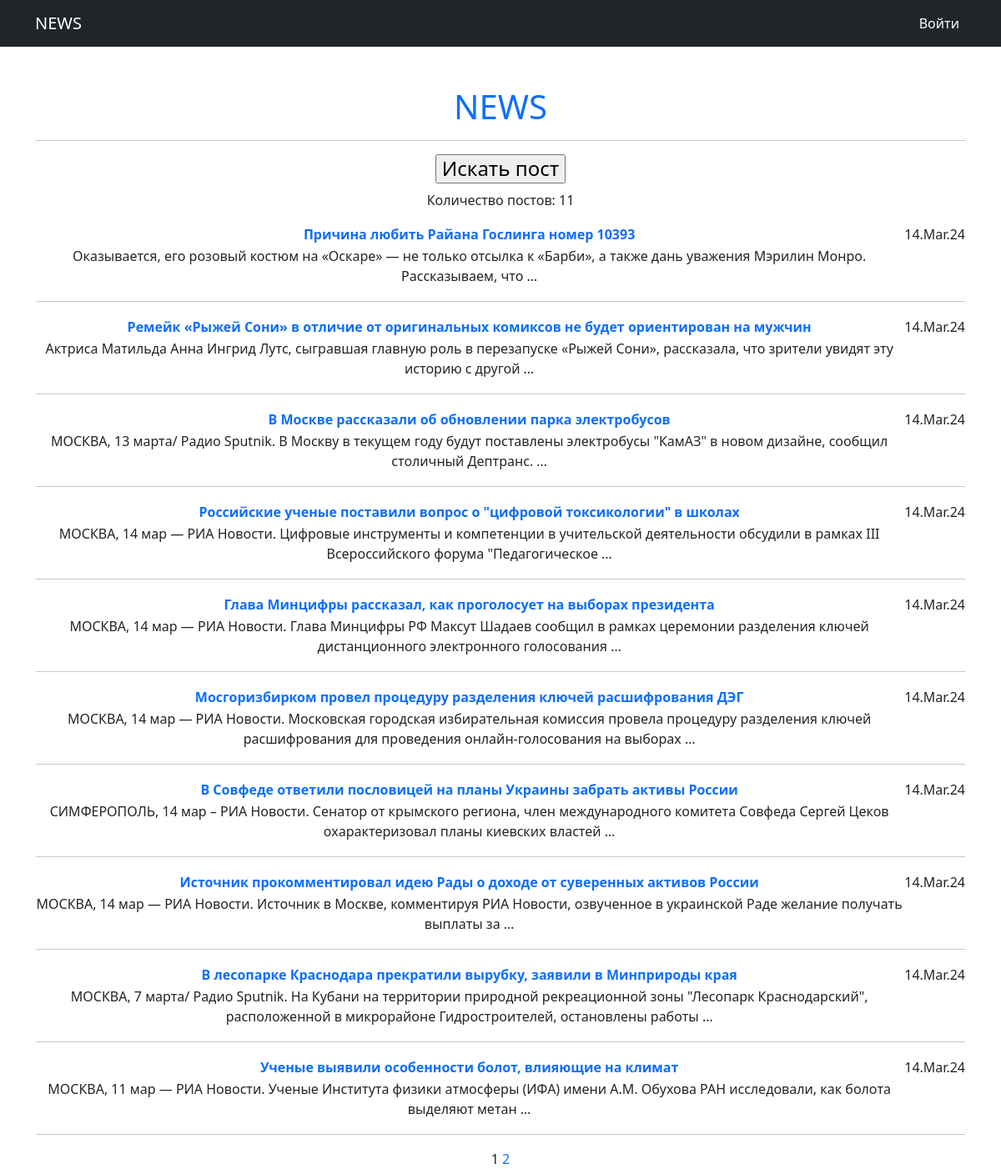
Page /news/ on the committed database.
### news/models.py (models this page shows, shortened)
class Post(models.Model):
    articlePost = 'A'
    newsPost = 'N'
    TYPES = [
        (articlePost, 'Статья'),
        (newsPost, 'Новость')
    ]
    typePost = models.CharField(max_length=2, choices=TYPES, default=newsPost)
    dataPost = models.DateTimeField(auto_now_add=True)
    namePost = models.CharField(max_length=255)
    textPost = models.TextField()
    ratingPost = models.IntegerField(default=0)
    author = models.ForeignKey(Author, on_delete=models.CASCADE)
    category = models.ManyToManyField(Category, through='PostCategory')

### news/views.py (the view)
# urls.py: path('', cache_page(60)(PostList.as_view()), name='post_list'),
class PostList(ListView):
    model = Post
    ordering = '-dataPost'
    template_name = 'newslist.html'
    context_object_name = 'newslist'
    paginate_by = 10
    def get_context_data(self, **kwargs):
        context = super().get_context_data()
        context['total_post'] = Post.objects.count()
        return context

### news/templatetags/custom_filters.py (called while the page is built)
@register.filter()
def censor(value):
    if isinstance(value, str):
        for i in CENSOR_WORDS:
            value = value.replace(i[1:], '*' * len(i[1:]))
        return value
    else:
        raise ValueError('Переменная не строкового типа сорри')

### news/templatetags/custom_tags.py (called while the page is built)
@register.simple_tag(takes_context=True)
def url_replace(context, **kwargs):
    d = context['request'].GET.copy()
    for k, v in kwargs.items():
        d[k] = v
    return d.urlencode()

### templates/newslist.html (shortened to what this page needs)
{% extends 'flatpages/default.html' %}
{% load custom_filters %}
{% load custom_tags %}
{% block content %}
   <h4><a href="search/"><input type="button" value="Искать пост"/></a></h4>
    <p>Количество постов: {{ total_post }}</p>
    {% if newslist %}
        <table>
            {% for newlist in newslist %}
            <tr>
                <td>
                    <a href="{{ newlist.pk }}">
                    <b>{{ newlist.namePost|censor }}</b></a>
                </td>
                <td>
                    {{ newlist.dataPost|date:'d.M.y' }}
                </td>
            </tr>
            <tr>
                <td>
                    {{ newlist.textPost|truncatewords:20|censor }}
                </td>
            </tr>
            <tr>
                <td colspan="3">
                    <hr>
                </td>
            </tr>
            {% endfor %}
        </table>
    {% else %}
        <h2>Постов нет :(</h2>
    {% endif %}
    {{ page_obj.number }}
    {% if page_obj.has_next %}
        <a href="?{% url_replace page=page_obj.next_page_number %}">{{page_obj.next_page_number}}</a>
    {% endif %}
{% endblock content %}

### rows in the picture
Post: namePost|censor "Причина любить Райана Гослинга номер 10393", dataPost "14.Mar.24", textPost|censor "Оказывается, его розовый костюм на «Оскаре» — не только отсылка к «Барби», а также дань уважения Мэрилин Монро. Рассказываем, что …"
Post: namePost|censor "Ремейк «Рыжей Сони» в отличие от оригинальных комиксов не будет ориентирован на мужчин", dataPost "14.Mar.24", textPost|censor "Актриса Матильда Анна Ингрид Лутс, сыгравшая главную роль в перезапуске «Рыжей Сони», рассказала, что зрители увидят эту историю с другой …"
Post: namePost|censor "В Москве рассказали об обновлении парка электробусов", dataPost "14.Mar.24", textPost|censor "МОСКВА, 13 марта/ Радио Sputnik. В Москву в текущем году будут поставлены электробусы \"КамАЗ\" в новом дизайне, сообщил столичный Дептранс. …"
Post: namePost|censor "Российские ученые поставили вопрос о \"цифровой токсикологии\" в школах", dataPost "14.Mar.24", textPost|censor "МОСКВА, 14 мар — РИА Новости. Цифровые инструменты и компетенции в учительской деятельности обсудили в рамках III Всероссийского форума \"Педагогическое …"
Post: namePost|censor "Глава Минцифры рассказал, как проголосует на выборах президента", dataPost "14.Mar.24", textPost|censor "МОСКВА, 14 мар — РИА Новости. Глава Минцифры РФ Максут Шадаев сообщил в рамках церемонии разделения ключей дистанционного электронного голосования …"
Post: namePost|censor "Мосгоризбирком провел процедуру разделения ключей расшифрования ДЭГ", dataPost "14.Mar.24", textPost|censor "МОСКВА, 14 мар — РИА Новости. Московская городская избирательная комиссия провела процедуру разделения ключей расшифрования для проведения онлайн-голосования на выборах …"
Post: namePost|censor "В Совфеде ответили пословицей на планы Украины забрать активы России", dataPost "14.Mar.24", textPost|censor "СИМФЕРОПОЛЬ, 14 мар – РИА Новости. Сенатор от крымского региона, член международного комитета Совфеда Сергей Цеков охарактеризовал планы киевских властей …"
Post: namePost|censor "Источник прокомментировал идею Рады о доходе от суверенных активов России", dataPost "14.Mar.24", textPost|censor "МОСКВА, 14 мар — РИА Новости. Источник в Москве, комментируя РИА Новости, озвученное в украинской Раде желание получать выплаты за …"
Post: namePost|censor "В лесопарке Краснодара прекратили вырубку, заявили в Минприроды края", dataPost "14.Mar.24", textPost|censor "МОСКВА, 7 марта/ Радио Sputnik. На Кубани на территории природной рекреационной зоны \"Лесопарк Краснодарский\", расположенной в микрорайоне Гидростроителей, остановлены работы …"
Post: namePost|censor "Ученые выявили особенности болот, влияющие на климат", dataPost "14.Mar.24", textPost|censor "МОСКВА, 11 мар — РИА Новости. Ученые Института физики атмосферы (ИФА) имени А.М. Обухова РАН исследовали, как болота выделяют метан …"

### other values in the picture
{{ total_post }} "11"
{{ page_obj.number }} "1"
{{ page_obj.next_page_number }} "2"
